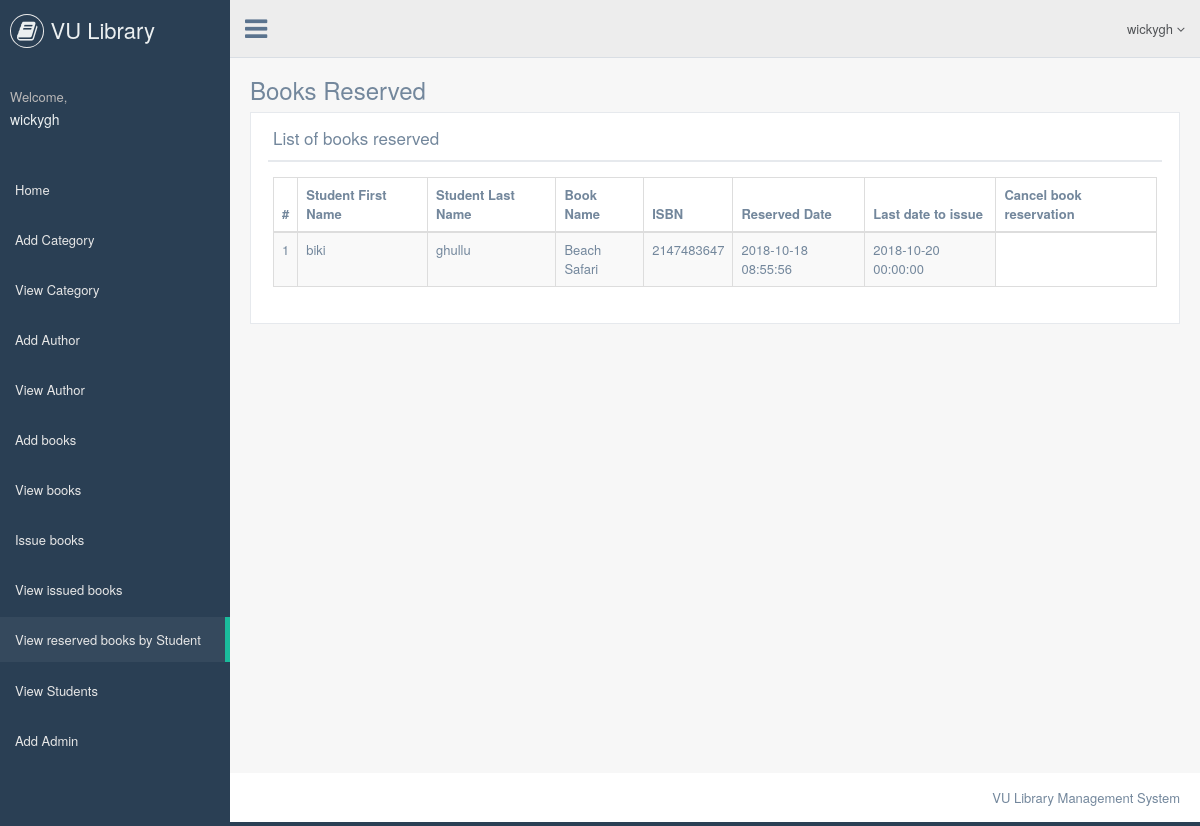
/admin/viewreserve.php (signed in), run on the app's committed database.
### tables this page shows
CREATE TABLE `bookreserve` (
  `reserveid` int(11) NOT NULL,
  `studentid` int(11) NOT NULL,
  `bookisbn` int(11) NOT NULL,
  `reserved` datetime NOT NULL,
  `due` datetime NOT NULL
);

CREATE TABLE `Student` (
  `id` int(11) NOT NULL,
  `studentid` int(10) NOT NULL,
  `firstname` varchar(100) NOT NULL,
  `lastname` varchar(100) NOT NULL,
  `password` varchar(100) NOT NULL,
  `email` varchar(100) NOT NULL,
  `phone` int(50) NOT NULL,
  `registrationdate` datetime DEFAULT NULL,
  `status` int(5) NOT NULL
);

CREATE TABLE `book` (
  `bookid` int(11) NOT NULL,
  `bookname` varchar(150) NOT NULL,
  `authid` varchar(40) NOT NULL,
  `catid` int(11) NOT NULL,
  `isbn` int(100) NOT NULL,
  `bookpublish` varchar(40) NOT NULL,
  `bookadd` datetime NOT NULL,
  `status` int(11) NOT NULL,
  `rstatus` int(11) NOT NULL
);

### admin/viewreserve.php (the view, shortened to what this page needs)
    <?php
include("include/header.php");
include("include/connect.php");
?>
        <div class="right_col" role="main">
            <div class="">
                <div class="page-title">
                    <div class="title_left">
                        <h3>Books Reserved</h3>
                    </div>
                </div>
                <div class="clearfix"></div>
                <div class="row" style="min-height:500px">
                    <div class="col-md-12 col-sm-12 col-xs-12">
                        <div class="x_panel">
                            <div class="x_title">
                                <h2>List of books reserved</h2>
                                <div class="clearfix"></div>
                            </div>
                            <div class="x_content">
                                 <table class="table table-striped table-bordered table-hover" id="dataTables-example">
                                    <thead>
                                        <tr>
                                            <th>#</th>
                                            <th>Student First Name</th>
                                            <th>Student Last Name</th>
                                            <th>Book Name</th>
                                            <th>ISBN </th>
                                            <th>Reserved Date</th>
                                            <th>Last date to issue</th>
                                            <th> Cancel book reservation</th>
                                        </tr>
                                    </thead>
                                    <tbody>
                                    <?php
                                    $sql = "SELECT Student.firstname,Student.lastname,book.bookname,book.isbn,bookreserve.reserved,bookreserve.due,bookreserve.bookisbn,bookreserve.studentid,bookreserve.reserveid as rid from  bookreserve join Student  on Student.studentid=bookreserve.studentid  join book on book.isbn=bookreserve.bookisbn order by bookreserve.reserveid desc";
                                    $query = $dbh -> prepare($sql);
                                    $query->execute();
                                    $results=$query->fetchAll(PDO::FETCH_OBJ);
                                    $cnt=1;
                                    if($query->rowCount() > 0)
                                    {
                                    foreach($results as $result)
                                    {
                                          ?>
                                        <tr class="odd gradeX">
                                            <td class="center"><?php echo htmlentities($cnt);?></td>
                                            <td class="center"><?php echo htmlentities($result->firstname);?></td>
                                            <td class="center"><?php echo htmlentities($result->lastname);?></td>
                                            <td class="center"><?php echo htmlentities($result->bookname);?></td>
                                            <td class="center"><?php echo htmlentities($result->isbn);?></td>
                                            <td class="center"><?php echo htmlentities($result->reserved);?></td>
                                            <td class="center"><?php echo htmlentities($result->due);?></td>
                                        </tr>
 <?php $cnt=$cnt+1;}} ?>
                                    </tbody>
                                </table>
                            </div>
                        </div>
                    </div>
                </div>
            </div>
        </div>
<?php
include("include/footer.php");
?>

### data on the page
bookreserve: studentid.firstname "biki", studentid.lastname "ghullu", book.bookname "Beach Safari", book.isbn "2147483647", reserved "2018-10-18 08:55:56", due "2018-10-20 00:00:00"

### other printed values
$name "wickygh"
